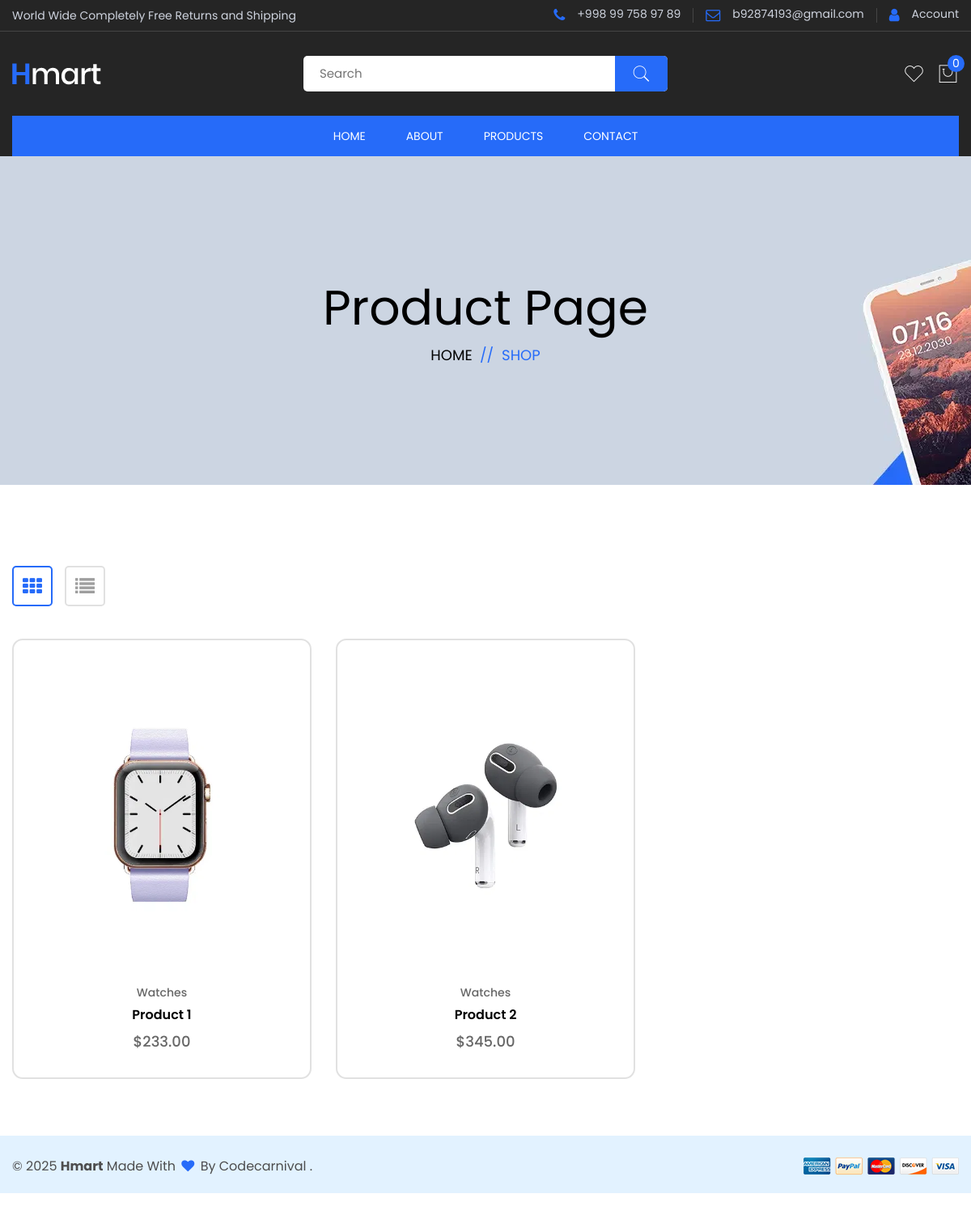
Screenshot of /products/ (signed in) with the database file from the repository.
### app/models.py (models this page shows, shortened)
class Product(models.Model):
	category = models.ForeignKey(Category, on_delete=models.CASCADE)
	name = models.CharField(max_length=255)
	slug = models.CharField(max_length=255)
	price = models.DecimalField(decimal_places=2, max_digits=15)
	general = models.ImageField(upload_to='photos/')
	photos = models.ManyToManyField(Photos)
	about = models.TextField()

class Category(models.Model):
	name = models.CharField(max_length=255)

### app/views.py (the view)
# urls.py: path('products/', products, name='products'),
def products(request):
	products = Product.objects.all()
	wishlist_items = Wishlist.objects.filter(user=request.user)
	cart_items = Cart.objects.filter(user=request.user)
	context = {
		'products': products,
		'wishlist_items': wishlist_items,
		'cart_items': cart_items
	}
	return render(request, 'products.html', context)

### templates/products.html (shortened to what this page needs)
{% extends 'base.html' %}
{% load static %}
{% block content %}
<div class="breadcrumb-area">
    <div class="container">
        <div class="row align-items-center justify-content-center">
            <div class="col-12 text-center">
                <h2 class="breadcrumb-title">Product Page</h2>
                <ul class="breadcrumb-list">
                    <li class="breadcrumb-item"><a href="/">Home</a></li>
                    <li class="breadcrumb-item active">Shop</li>
                </ul>
            </div>
        </div>
    </div>
</div>
<div class="shop-category-area pt-100px pb-100px">
    <div class="container">
        <div class="row">
            <div class="col-md-12">
                <div class="shop-top-bar d-flex">
                    <div class="shop-tab nav">
                        <button class="active" data-bs-target="#shop-grid" data-bs-toggle="tab">
                            <i class="fa fa-th" aria-hidden="true"></i>
                        </button>
                        <button data-bs-target="#shop-list" data-bs-toggle="tab">
                            <i class="fa fa-list" aria-hidden="true"></i>
                        </button>
                    </div>
                </div>
                <div class="shop-bottom-area">
                    <div class="row">
                        <div class="col">
                            <div class="tab-content">
                                <div class="tab-pane fade show active" id="shop-grid">
                                    <div class="row mb-n-30px">
                                        {% for product in products %}
                                        <div class="col-lg-4 col-md-6 col-sm-6 col-xs-6 mb-30px">
                                            <div class="product">
                                                <div class="thumb">
                                                    <a href="{% url 'product_detail' product.id %}" class="image">
                                                        <img src="{{ product.general.url }}" alt="Product" />
                                                    </a>
                                                </div>
                                                <div class="content">
                                                    <span class="category"><a href="{% url 'categories' product.category.name %}">{{ product.category.name }}</a></span>
                                                    <h5 class="title">
                                                      <a href="{% url 'product_detail' product.id %}">
                                                          {{ product.name }}
                                                      </a>
                                                    </h5>
                                                    <span class="price">
                                                    <span class="new">${{ product.price }}</span>
                                                    </span>
                                                </div>
                                            </div>
                                        </div>
                                        {% endfor %}
                                    </div>
                                </div>
                            </div>
                        </div>
                    </div>
                </div>
            </div>
        </div>
    </div>
</div>
{% endblock %}

### rows the page displays
Product: general (picture), category.name "Watches", name "Product 1", price "233.00"
Product: general (picture), category.name "Watches", name "Product 2", price "345.00"

### other values shown
{{ cart_items.count }} "0"
